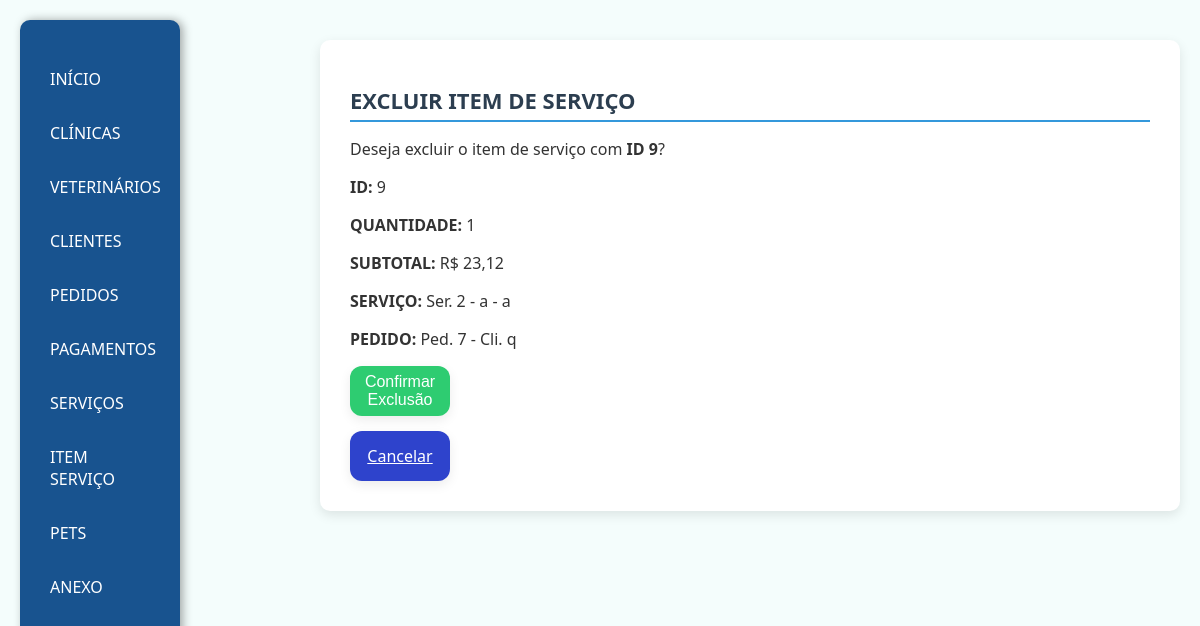
The app's page /excluirItemServico/9/ with its own data.
### app/models.py (models this page shows, shortened)
class ItemServico(models.Model):
    qtd = models.IntegerField(default=1)
    subTotal = models.DecimalField(max_digits=10, decimal_places=2)
    idServico = models.ForeignKey(Servico, on_delete=models.SET_NULL, null=True)
    idPedido = models.ForeignKey(Pedido, on_delete=models.CASCADE)

class Servico(models.Model):
    tipo = models.CharField(max_length=100)
    descricao = models.TextField()
    valor = models.DecimalField(max_digits=10, decimal_places=2)
    def __str__(self):
        return f'Ser. {self.id} - {self.tipo}'

class Pedido(models.Model):
    dataPedido = models.DateTimeField(auto_now_add=True)
    valorTotal = models.DecimalField(max_digits=10, decimal_places=2, default=0)
    idCliente = models.ForeignKey(Cliente, on_delete=models.SET_NULL, null=True)
    idPet = models.ForeignKey(Pet, on_delete=models.SET_NULL, null=True)
    idVeterinario = models.ForeignKey(Veterinario, on_delete=models.SET_NULL, null=True)
    anexos = models.BooleanField(null=True)
    def __str__(self):
        return f'Ped. {self.id} - Cli. {self.idCliente}'

class Cliente(models.Model):
    nome = models.CharField(max_length=50)
    telefone = models.CharField(max_length=20)
    email = models.EmailField(max_length=254, blank=True)
    endereco = models.TextField()
    idClinica = models.ForeignKey(Clinica, on_delete=models.SET_NULL, null=True)
    def __str__(self):
        return self.nome

### app/views.py (the view)
# urls.py: path('excluirItemServico/<int:id>/', views.excluirItemServico, name='excluirItemServico'),
def excluirItemServico(request, id):
    itemExcluir = get_object_or_404(ItemServico, pk=id)
    if request.method == 'POST':
        itemExcluir.delete()
        return redirect('itemServico')
    return render(request, 'itemServico/excluirItemServico.html', {
        "item": itemExcluir
    })

### app/templates/itemServico/excluirItemServico.html (shortened to what this page needs)
{% extends 'base.html' %}
{% load static %}
{% block estiloCss %}
<link rel="stylesheet" href="{% static 'css/padrao.css' %}">
{% endblock %}
{% block conteudo %}
<div class="cont">
    <h1><strong>EXCLUIR ITEM DE SERVIÇO</strong></h1>
    <p>Deseja excluir o item de serviço com <strong>ID {{ item.id }}</strong>?</p>
    <div>
        <p><strong>ID:</strong> {{ item.id }}</p>
        <p><strong>QUANTIDADE:</strong> {{ item.qtd }}</p>
        <p><strong>SUBTOTAL:</strong> R$ {{ item.subTotal }}</p>
        <p><strong>SERVIÇO:</strong> {{ item.idServico }} - {{ item.idServico.tipo }}</p>
        <p><strong>PEDIDO:</strong> {{ item.idPedido }}</p>
    </div>
    <form method="POST">
        <button type="submit">Confirmar Exclusão</button>
        <a class="btnA" href="{% url 'itemServico' %}">Cancelar</a>
    </form>
</div>
{% endblock %}

### app/static/css/base.css (style rules this page uses)
body { font-family: 'Segoe UI', sans-serif; background-color: #f4fdfc; margin: 0; padding: 20px; color: #333; display: flex; justify-content: space-between; }
form button { background-color: #2ecc71; color: #fff; border: none; padding: 12px 0; font-size: 16px; font-weight: 500; border-radius: 12px; cursor: pointer; transition: all 0.3s ease; box-shadow: 0 4px 12px rgba(0, 0, 0, 0.08); height: 50px; width: 100px; display: flex; align-items: center; justify-content: center; }

### app/static/css/padrao.css (style rules this page uses)
h1 { font-size: 22px; color: #2c3e50; margin-bottom: 15px; border-bottom: 2px solid #3498db; padding-bottom: 5px; }
form { display: flex; flex-direction: column; gap: 15px; }
form button { background-color: #2ecc71; color: #fff; border: none; padding: 12px 0; font-size: 16px; font-weight: 500; border-radius: 12px; cursor: pointer; transition: all 0.3s ease; box-shadow: 0 4px 12px rgba(0, 0, 0, 0.08); height: 50px; width: 100px; display: flex; align-items: center; justify-content: center; }
.btnA { background-color: #2e43cc; color: #fff; border: none; font-size: 16px; font-weight: 500; border-radius: 12px; cursor: pointer; transition: all 0.3s ease; box-shadow: 0 4px 12px rgba(0, 0, 0, 0.08); height: 50px; width: 100px; display: flex; align-items: center; justify-content: center; }

### records on screen
ItemServico: id "9", qtd "1", subTotal "23,12", idServico "Ser. 2 - a", idServico.tipo "a", idPedido "Ped. 7 - Cli. q"
